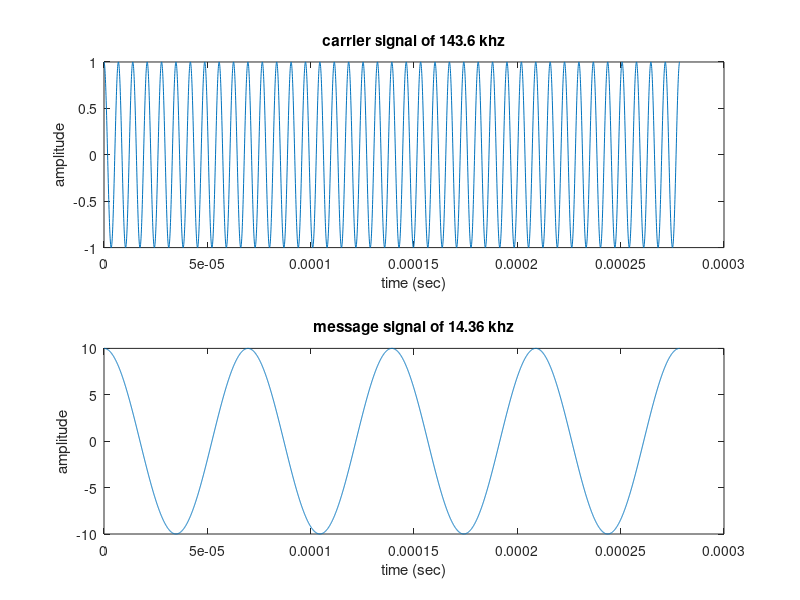
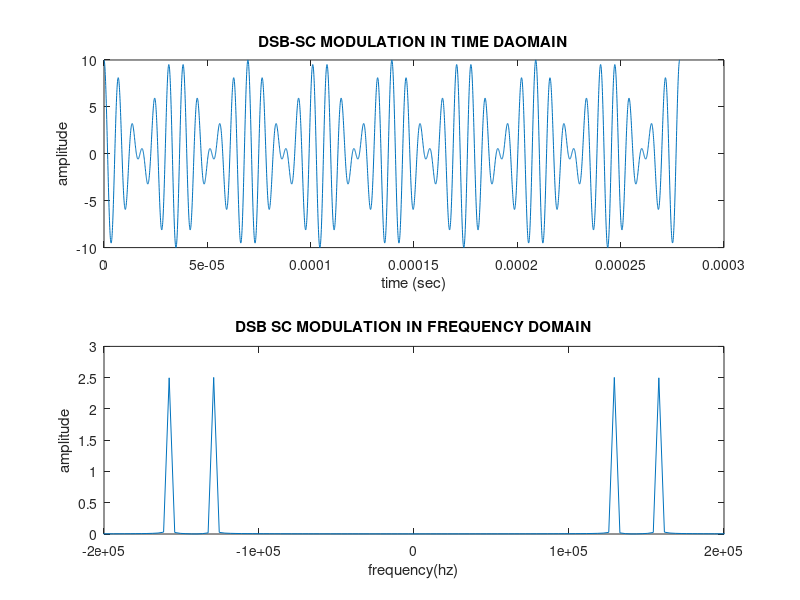

The MATLAB source for these figures, in order:
fc=143600; % carrier signal frequency
fm=fc/10; % message signal frequency
fs=100*fc;
t=0:1/fs:4/fm;
xc=cos(2*pi*fc*t);
xm=10*cos(2*pi*fm*t); % amplitude of sinusodial is 10
figure(1)
subplot(2,1,1),plot(t,xc);
title('carrier signal of 143.6 khz');
xlabel('time (sec)');
ylabel('amplitude');
subplot(2,1,2),plot(t,xm);
title('message signal of 14.36 khz');
xlabel('time (sec)');
ylabel('amplitude');
% DSB-SC MODULATION
z1= xm.*xc;
figure(2)
subplot(2,1,1),plot(t,z1);
title('DSB-SC MODULATION IN TIME DAOMAIN');
xlabel('time (sec)');
ylabel('amplitude');

l1=length(z1);
f=linspace(-fs/2,fs/2,l1);
Z1=fftshift(fft(z1,l1)/l1);
subplot(2,1,2),plot(f,abs(Z1));
title('DSB SC MODULATION IN FREQUENCY DOMAIN');
xlabel('frequency(hz)');
ylabel('amplitude');
axis([-200000 200000 0 3]);